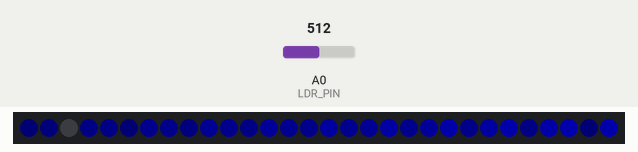
The sketch below on a simulated ESP8266 (NodeMCU). Shown: 30 RGB LEDs in strip order, left to right. The test bench sets the inputs (shaded band); at power-on: A0 (LDR_PIN) = 512. Dim RGB values are drawn brighter than linear.

Above: at 1.2 s.
1.3 s: A0 (LDR_PIN) set to 390
At 1.69 s:
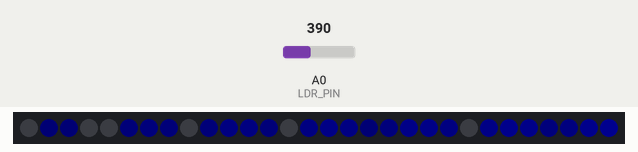
3.0 s: A0 (LDR_PIN) set to 410
At 3.86 s:
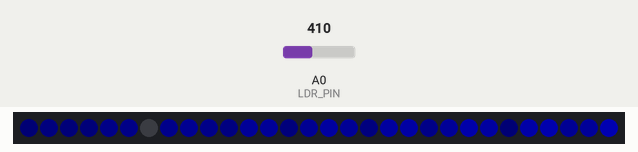
4.5 s: A0 (LDR_PIN) set to 306
At 6.04 s:
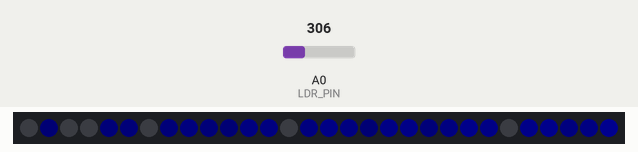
Timing chart, 0 to 7.5 s (numbered marks = the images above; inputs shaded):
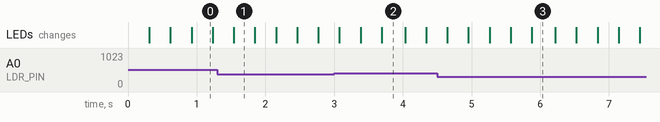

The sketch:

main.ino
```cpp
#include <FastLED.h>

#define NUM_LEDS 30
#define LED_PIN D5
#define BRIGHTNESS 64
#define FRAMES_PER_SECOND 60
#define LDR_PIN A0 // Photoresistor (LDR) connected to analog pin A0
#define LDR_THRESHOLD 400 // Adjust this value based on the desired day/night transition (0-1023)

CRGB leds[NUM_LEDS];

void setup() {
  FastLED.addLeds<WS2812B, LED_PIN, GRB>(leds, NUM_LEDS);
  FastLED.setBrightness(BRIGHTNESS);
  pinMode(LDR_PIN, INPUT);
}

void loop() {
  int ldrValue = analogRead(LDR_PIN);
  bool isDaytime = ldrValue >= LDR_THRESHOLD;

  oceanAnimation(isDaytime);
  FastLED.delay(1000 / FRAMES_PER_SECOND);
}

void oceanAnimation(bool isDaytime) {
  static uint8_t wave = 0;
  uint8_t mappedWave;
  uint8_t ledColor;

  for (int i = 0; i < NUM_LEDS; i++) {
    mappedWave = (wave * (i + 1)) & 0xFF;
    ledColor = qsub8(abs8(sin8(mappedWave) - 128) * 2, 16);

    uint8_t depthFactor = 255 * (i + 1) / NUM_LEDS; // Calculate depth gradient based on LED position
    if (isDaytime) {
      leds[i] = CRGB(0, 0, scale8(ledColor, depthFactor));
    } else {
      uint8_t dimmerColor = scale8(ledColor, 64);
      leds[i] = CRGB(0, 0, scale8(dimmerColor, depthFactor));
    }
  }

  wave += 4;
  FastLED.show();
}
```
